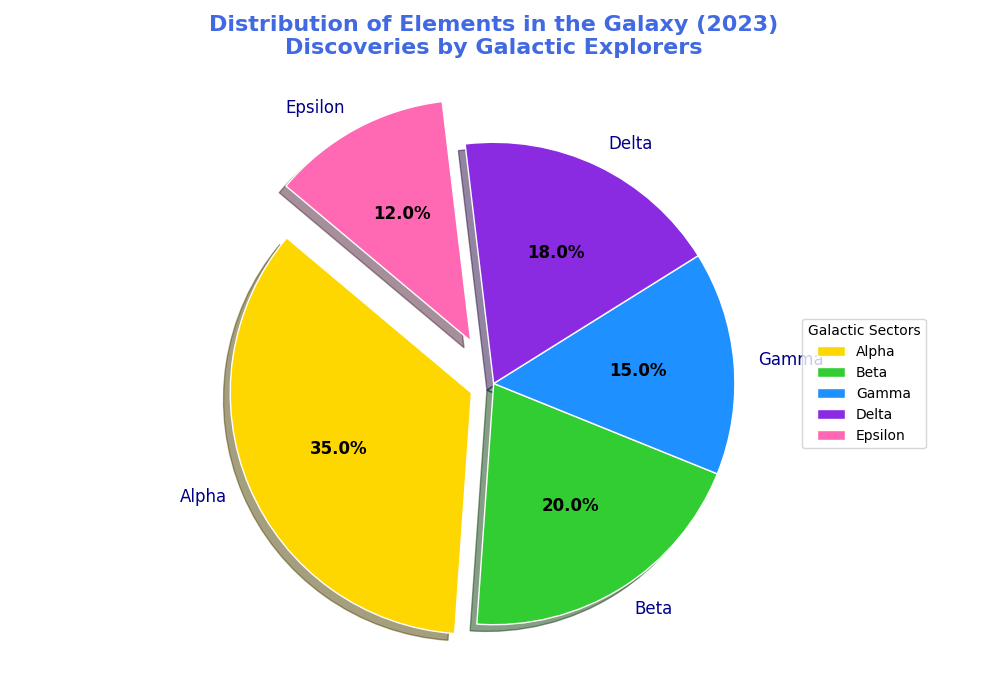

Python code for this plot:
import matplotlib.pyplot as plt
import numpy as np

sectors = ['Alpha', 'Beta', 'Gamma', 'Delta', 'Epsilon']
elements_discovered = np.array([35, 20, 15, 18, 12])

# Manually shuffled colors for each sector
colors = ['#FFD700', '#32CD32', '#1E90FF', '#8A2BE2', '#FF69B4']

fig, ax = plt.subplots(figsize=(10, 7))
wedges, texts, autotexts = ax.pie(
    elements_discovered,
    labels=sectors,
    colors=colors,
    autopct='%1.1f%%',
    startangle=140,
    wedgeprops=dict(edgecolor='w'),
    explode=(0.1, 0, 0, 0, 0.2),
    shadow=True
)

plt.setp(autotexts, size=12, weight="bold", color="black")
plt.setp(texts, size=12, color="darkblue")

ax.legend(wedges, sectors, title="Galactic Sectors", loc="center left", bbox_to_anchor=(1, 0, 0.5, 1), fontsize=10)

ax.set_title("Distribution of Elements in the Galaxy (2023)\nDiscoveries by Galactic Explorers", fontsize=16, fontweight='bold', color='royalblue', pad=20)

plt.tight_layout()
plt.show()
